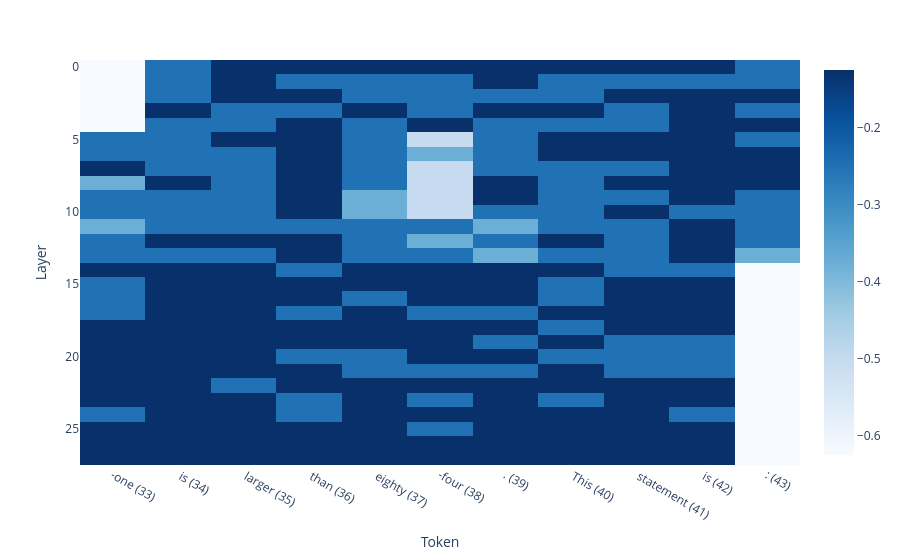

The notebook cell this image was saved under:
### Code cell
model = LanguageModel(config[model]['weights_directory'])

with open('experimental_outputs/patching_results.json', 'r') as f:
    out = json.load(f)[-1]
false_prompt = out['false_prompt']
logit_diffs = out['logit_diffs']
n_toks = len(logit_diffs)
model_name = out['model']

# transpose logit_diffs
logit_diffs = [[logit_diffs[i][j] for i in range(0, len(logit_diffs))[::-1]] for j in range(len(logit_diffs[0]))]
probs = [[1 / (1 + np.exp(-logit)) for logit in layer] for layer in logit_diffs]

token_ids = model.tokenizer(false_prompt)['input_ids']
tokens = [
    model.tokenizer.decode([token_id]) + f" ({idx})" for idx, token_id in enumerate(token_ids)
]
tokens = tokens[-n_toks:]

fig = px.imshow(
    logit_diffs,
    x=tokens,
    labels=dict(x="Token", y="Layer"),
    color_continuous_scale='blues',
)
fig.show()

### Figure 1 — Plotly figure (JSON) as saved in the notebook; plotly's stock layout.template omitted (floating-point values rounded to 4 significant figures; data arrays with more than 128 entries replaced by an {"elided": "..."} marker saying what was removed)
{"data": [{"coloraxis": "coloraxis", "hovertemplate": "Token: %{x}<br>Layer: %{y}<br>color: %{z}<extra></extra>", "name": "0", "type": "heatmap", "x": ["-one (33)", " is (34)", " larger (35)", " than (36)", " eighty (37)", "-four (38)", ". (39)", " This (40)", " statement (41)", " is (42)", ": (43)"], "xaxis": "x", "yaxis": "y", "z": {"elided": "28x11 float values"}}], "layout": {"coloraxis": {"colorscale": [[0, "rgb(247,251,255)"], [0.125, "rgb(222,235,247)"], [0.25, "rgb(198,219,239)"], [0.375, "rgb(158,202,225)"], [0.5, "rgb(107,174,214)"], [0.625, "rgb(66,146,198)"], [0.75, "rgb(33,113,181)"], [0.875, "rgb(8,81,156)"], [1, "rgb(8,48,107)"]]}, "margin": {"t": 60}, "xaxis": {"anchor": "y", "constrain": "domain", "domain": [0, 1], "scaleanchor": "y", "title": {"text": "Token"}}, "yaxis": {"anchor": "x", "autorange": "reversed", "constrain": "domain", "domain": [0, 1], "title": {"text": "Layer"}}}}
